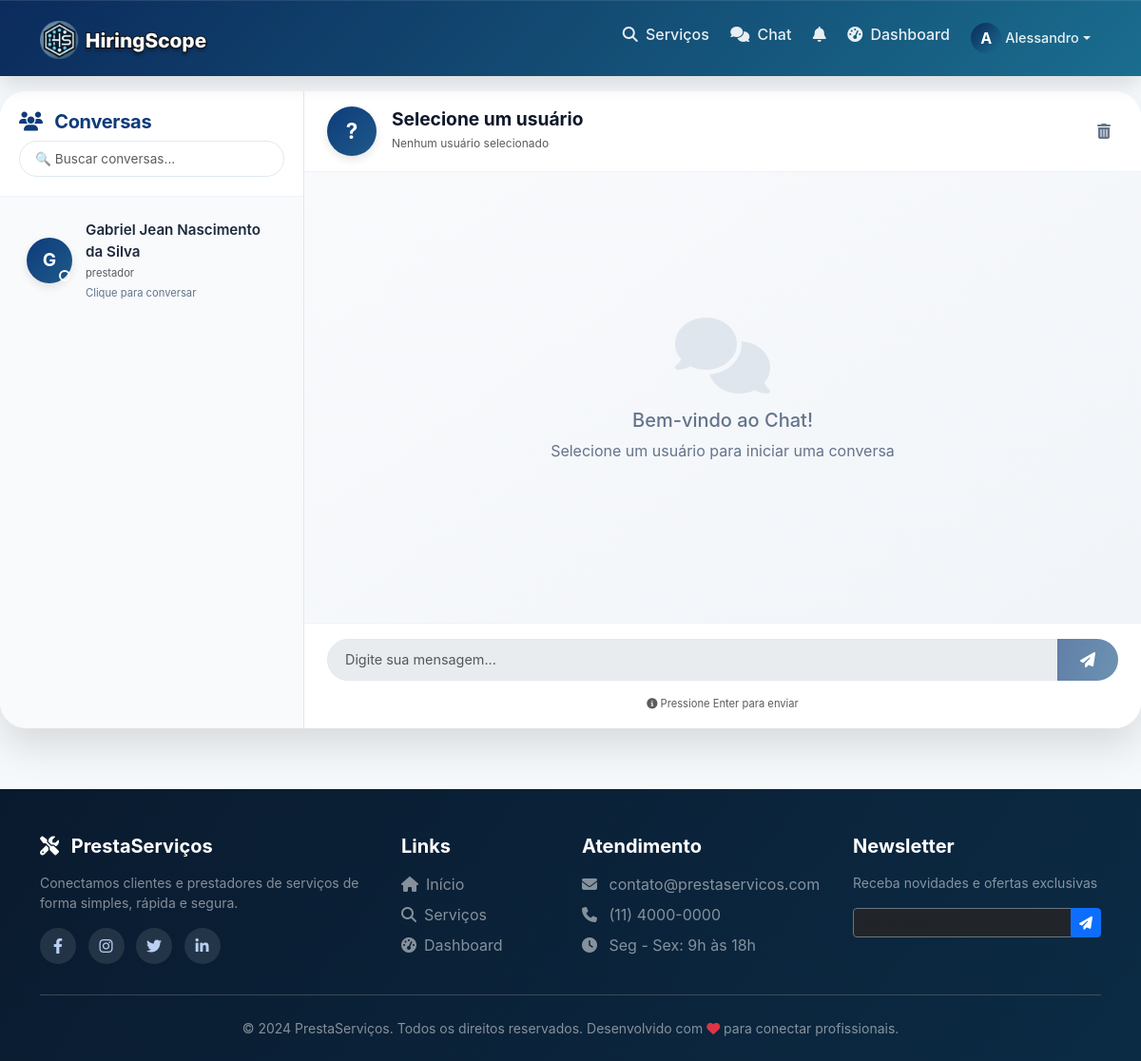
/chat/ (signed in), run on an earlier commit of the app's database.
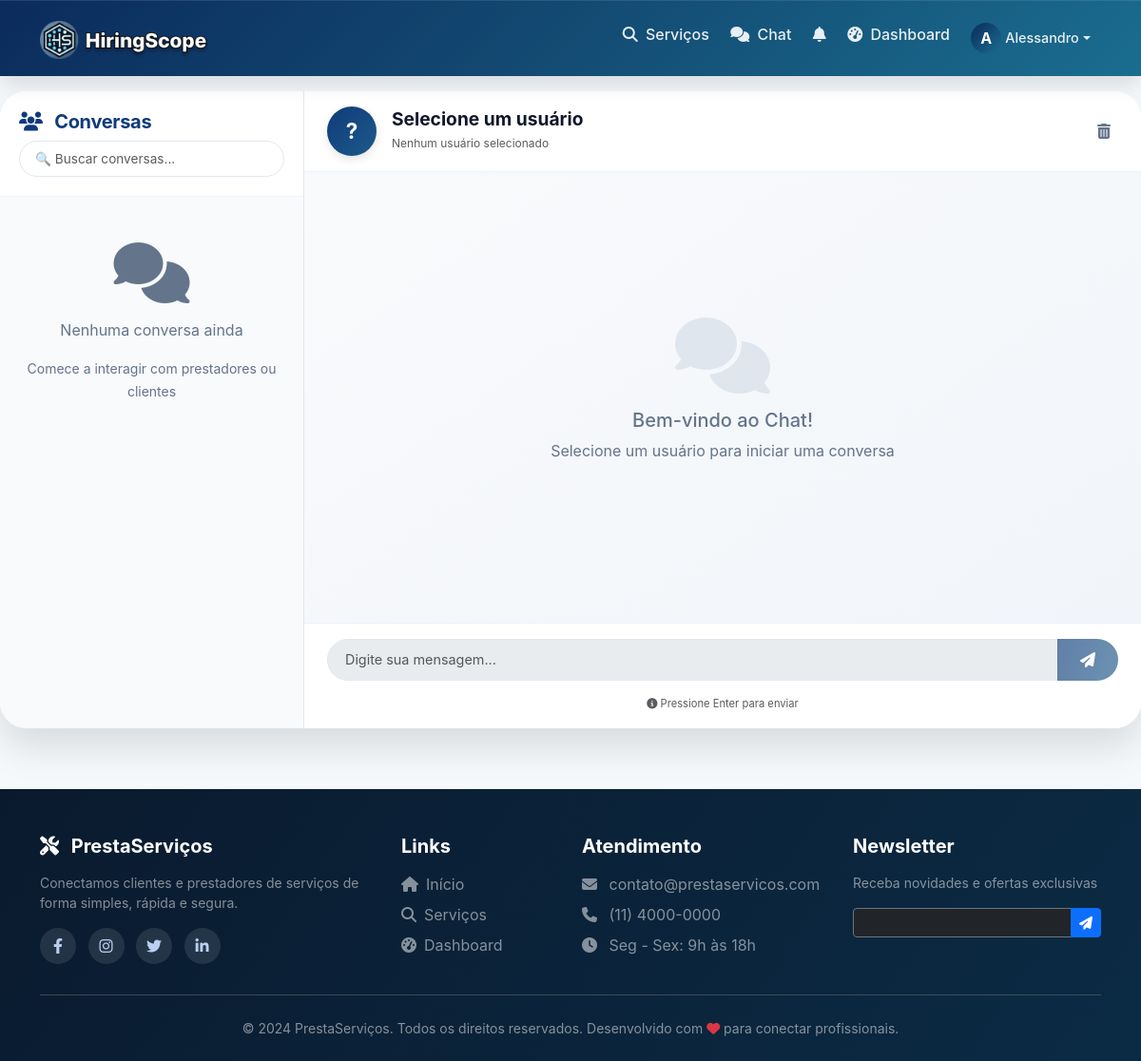
And on a later commit of the database.
### models.py (models this page shows, shortened)
class Usuario(UserMixin, db.Model):
    __tablename__ = 'usuarios'
    id = db.Column(db.Integer, primary_key=True)
    nome = db.Column(db.String(100), nullable=False)
    email = db.Column(db.String(100), unique=True, nullable=False)
    senha_hash = db.Column(db.String(200), nullable=False)
    telefone = db.Column(db.String(20))
    tipo = db.Column(db.String(20), nullable=False)  # cliente, prestador
    data_cadastro = db.Column(db.DateTime, default=datetime.utcnow)
    foto_perfil = db.Column(db.String(200), default='default.jpg')
    foto_url = db.Column(db.String(500), nullable=True)  # URL da foto do Google
    descricao = db.Column(db.Text)
    servicos_oferecidos = db.relationship('Servico', backref='prestador_rel', lazy=True)
    avaliacoes_recebidas = db.relationship('Avaliacao', foreign_keys='Avaliacao.prestador_id', backref='avaliado_rel', lazy=True)
    avaliacoes_feitas = db.relationship('Avaliacao', foreign_keys='Avaliacao.cliente_id', backref='avaliador_rel', lazy=True)
    favoritos = db.relationship('Favorito', foreign_keys='Favorito.cliente_id', backref='cliente_rel', lazy=True)
    contratos_como_cliente = db.relationship('Contrato', foreign_keys='Contrato.cliente_id', backref='cliente_rel', lazy=True)
    contratos_como_prestador = db.relationship('Contrato', foreign_keys='Contrato.prestador_id', backref='prestador_rel', lazy=True)

### routes/chat_routes.py (the view)
@chat_bp.route('/')
@login_required
def index():
    try:
        usuarios_chat = db.session.query(Usuario).distinct().join(
            Mensagem,
            ((Mensagem.remetente_id == Usuario.id) & (Mensagem.destinatario_id == current_user.id)) |
            ((Mensagem.destinatario_id == Usuario.id) & (Mensagem.remetente_id == current_user.id))
        ).filter(Usuario.id != current_user.id).all()
        return render_template('chat/index.html', usuarios=usuarios_chat)
    except Exception as e:
        print(f"Erro no chat: {e}")
        return render_template('chat/index.html', usuarios=[])

### app.py (called while the page is built)
@login_manager.user_loader
def load_user(user_id):
    return Usuario.query.get(int(user_id))

### templates/chat/index.html (shortened to what this page needs)
{% extends "base.html" %}
{% block content %}
<div class="chat-container">
    <div class="users-sidebar">
        <div class="sidebar-header">
            <h5 class="mb-0">
                <i class="fas fa-users me-2"></i> Conversas
            </h5>
            <div class="search-users mt-2">
                <input type="text" class="form-control form-control-sm" placeholder="🔍 Buscar conversas..." id="searchUsers">
            </div>
        </div>
        <div class="users-list" id="users-list">
            {% if usuarios %}
                {% for usuario in usuarios %}
                    <div class="user-item" data-user-id="{{ usuario.id }}" data-user-name="{{ usuario.nome }}" onclick="selectUser({{ usuario.id }}, '{{ usuario.nome|escape }}')">
                        <div class="user-avatar">
                            <div class="avatar-circle bg-primary text-white">
                                {{ usuario.nome[0]|upper }}
                            </div>
                            <span class="status-indicator" id="status-{{ usuario.id }}"></span>
                        </div>
                        <div class="user-info">
                            <strong class="user-name">{{ usuario.nome }}</strong>
                            <small class="user-role text-muted">{{ usuario.tipo }}</small>
                            <div class="last-message" id="last-msg-{{ usuario.id }}">Clique para conversar</div>
                        </div>
                    </div>
                {% endfor %}
            {% else %}
                <div class="empty-chat">
                    <i class="fas fa-comments fa-4x mb-3"></i>
                    <p>Nenhuma conversa ainda</p>
                    <small>Comece a interagir com prestadores ou clientes</small>
                </div>
            {% endif %}
        </div>
    </div>
    <div class="chat-main">
        <div class="chat-header" id="chat-header">
            <div class="chat-user-info">
                <div class="chat-user-avatar" id="chat-avatar">
                    <div class="avatar-circle bg-primary text-white" id="chat-avatar-initial">?</div>
                </div>
                <div class="chat-user-details">
                    <h5 class="mb-0" id="chat-with">Selecione um usuário</h5>
                    <small class="text-muted" id="user-status">Nenhum usuário selecionado</small>
                </div>
            </div>
            <div class="chat-actions">
                <button class="btn btn-icon" onclick="clearChat()" title="Limpar conversa">
                    <i class="fas fa-trash-alt"></i>
                </button>
            </div>
        </div>
        <div class="chat-messages" id="chat-messages">
            <div class="welcome-message text-center">
                <i class="fas fa-comments fa-5x mb-3" style="color: #cbd5e0;"></i>
                <h5>Bem-vindo ao Chat!</h5>
                <p>Selecione um usuário para iniciar uma conversa</p>
            </div>
        </div>
        <div class="chat-input-area">
            <div class="input-group">
                <textarea class="form-control" id="message-input" rows="1" placeholder="Digite sua mensagem..." disabled></textarea>
                <button class="btn btn-primary" id="send-button" disabled onclick="sendMessage()">
                    <i class="fas fa-paper-plane"></i>
                </button>
            </div>
            <div class="input-tools">
                <small class="text-muted">
                    <i class="fas fa-info-circle"></i> Pressione Enter para enviar
                </small>
            </div>
        </div>
    </div>
</div>
{% endblock %}

What changed in the data, as far as the page shows it:
removed Usuario: nome "G", nome "Gabriel Jean Nascimento da Silva", tipo "prestador"
Also different on the page:
text now shown: "Nenhuma conversa ainda Comece a interagir com prestadores ou clientes"
